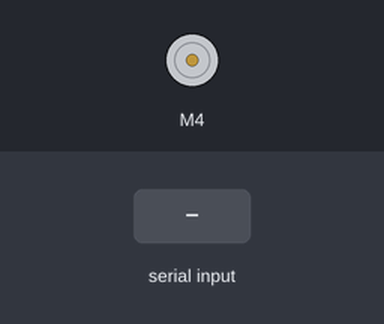
A sketch run on a simulated Arduino Uno, built with avr-gcc and run on an emulated ATmega328P. On the bench: DC motor (green arrow = forward, orange = backward, longer = faster). The inputs (shaded band) are chosen by the test bench. What the sketch prints to the serial monitor is not drawn.

Above: at 1.2 s.
1.3 s: "1\n" received over Serial
At 1.5 s:
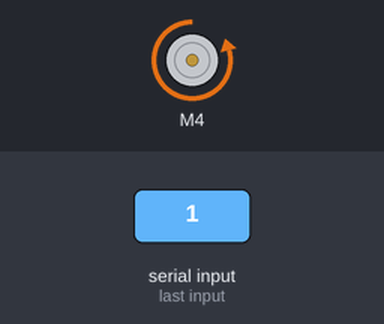
At 2.2 s:
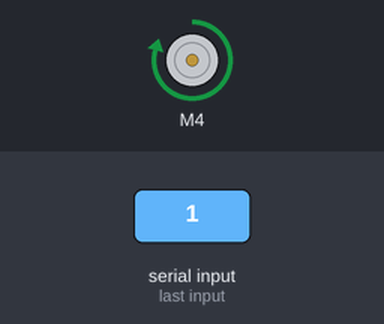
Timing chart, 0 to 4.3 s (numbered marks = the images above; inputs shaded):
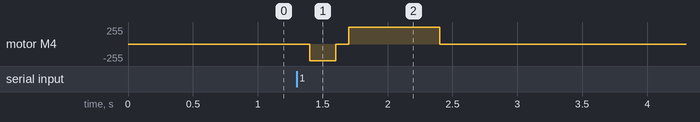

Measured:
- after the input at 1.3 s, motor M4: stopped → backward 250/255 after 0.10 s, → stopped 0.20 s later, → forward 250/255 0.10 s later, → stopped 0.70 s later

The sketch:

Card_Shoot_Test.ino
```cpp
#include <Wire.h>
#include <Adafruit_MotorShield.h>
int ByteReceived;
float wheel_diam = 2.5;   //inches
float card_length = 3.5;  //inches

// struct gameParameters {
//     uint8_t playerCount;
//     uint8_t angle;
//   };
/*
 * main code lives here. MVP currently, deals to 4 people hardcoded.
*/

//Initializing all our objects
Adafruit_MotorShield AFMS = Adafruit_MotorShield(); //Our motor shield
Adafruit_DCMotor *dcmotor = AFMS.getMotor(4); //our DC motor on M#
Adafruit_DCMotor *spinMotor = AFMS.getMotor(3);
// Adafruit_StepperMotor *stepmotor = AFMS.getStepper(200, 1); //Nema 17 datasheet says they have 200 steps/revolution. Next parameter is port #. m1 & m2 is port 1, m3 & m4 is port 2

void setup() {

  //Setting up Serial & Checking Motor Shield Connection
  Serial.begin(9600);           // set up Serial library at 9600 bps
   if (!AFMS.begin()) {         // create with the default frequency 1.6KHz
    Serial.println("Could not find Motor Shield. Check wiring.");
    while (1);
  }
  Serial.println("Motor Shield found.");
  // gameParameters state = {4, 200/4};


  //Set speed for motors
  // stepmotor -> setSpeed(20);  // 10 rpm
  dcmotor->setSpeed(250);
}

//Superloop
void loop() {


//Rn too lazy to stick a button on a breadboard so using serial monitor as a button. Press enter to trigger a card getting dealt
   if (Serial.available() > 0)
 {
   ByteReceived = Serial.read();

  //If ENTER was pressed on the serial command line
   if (ByteReceived == 10){
    //Stepping & shooting out card

    // turn(stepmotor, 25); // currently split rotation into 8 stops
    delay(100);
    deal(dcmotor);
    // spin(spinMotor);
    // deal(dcmotor);
   }

  }

}


//Functions

void deal(Adafruit_DCMotor *motor){
    // float rps = 10/4.3;
    // int time = ((card_length/wheel_diam) / rps) * 1000;
    // time = time * 0.75;
    motor-> run(BACKWARD);
    delay(200); //time
    motor-> run(RELEASE);
    delay(100);
    motor-> run(FORWARD);
    delay(700);
    motor-> run(RELEASE);
    delay(100);
}

void spin(Adafruit_DCMotor *motor){
    motor->setSpeed(40);
    motor->run(FORWARD);
    delay(2000);
    motor->run(RELEASE);
}


// void turn (Adafruit_StepperMotor *motor, int degree){
//   motor -> step(degree, FORWARD, SINGLE);
// }
```
